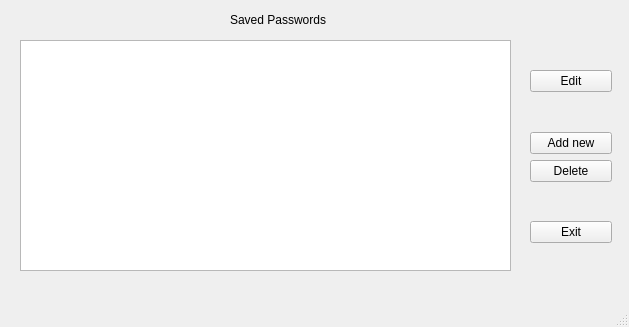
<?xml version="1.0" encoding="UTF-8"?>
<ui version="4.0">
 <class>MainWindow</class>
 <widget class="QMainWindow" name="MainWindow">
  <property name="geometry">
   <rect>
    <x>0</x>
    <y>0</y>
    <width>629</width>
    <height>327</height>
   </rect>
  </property>
  <property name="windowTitle">
   <string>MainWindow</string>
  </property>
  <widget class="QWidget" name="centralwidget">
   <widget class="QTableWidget" name="passwordTable">
    <property name="geometry">
     <rect>
      <x>20</x>
      <y>40</y>
      <width>491</width>
      <height>231</height>
     </rect>
    </property>
   </widget>
   <widget class="QLabel" name="label">
    <property name="geometry">
     <rect>
      <x>230</x>
      <y>10</y>
      <width>101</width>
      <height>20</height>
     </rect>
    </property>
    <property name="text">
     <string>Saved Passwords</string>
    </property>
   </widget>
   <widget class="QWidget" name="">
    <property name="geometry">
     <rect>
      <x>530</x>
      <y>70</y>
      <width>82</width>
      <height>173</height>
     </rect>
    </property>
    <layout class="QVBoxLayout" name="verticalLayout">
     <item>
      <widget class="QPushButton" name="btnEdit">
       <property name="text">
        <string>Edit</string>
       </property>
      </widget>
     </item>
     <item>
      <spacer name="verticalSpacer_2">
       <property name="orientation">
        <enum>Qt::Vertical</enum>
       </property>
       <property name="sizeHint" stdset="0">
        <size>
         <width>20</width>
         <height>13</height>
        </size>
       </property>
      </spacer>
     </item>
     <item>
      <widget class="QPushButton" name="btnAdd">
       <property name="text">
        <string>Add new</string>
       </property>
      </widget>
     </item>
     <item>
      <widget class="QPushButton" name="btnDelete">
       <property name="text">
        <string>Delete</string>
       </property>
      </widget>
     </item>
     <item>
      <spacer name="verticalSpacer">
       <property name="orientation">
        <enum>Qt::Vertical</enum>
       </property>
       <property name="sizeHint" stdset="0">
        <size>
         <width>20</width>
         <height>28</height>
        </size>
       </property>
      </spacer>
     </item>
     <item>
      <widget class="QPushButton" name="btnClose">
       <property name="text">
        <string>Exit</string>
       </property>
      </widget>
     </item>
    </layout>
   </widget>
  </widget>
  <widget class="QMenuBar" name="menubar">
   <property name="geometry">
    <rect>
     <x>0</x>
     <y>0</y>
     <width>629</width>
     <height>22</height>
    </rect>
   </property>
  </widget>
  <widget class="QStatusBar" name="statusbar"/>
 </widget>
 <resources/>
 <connections/>
</ui>
